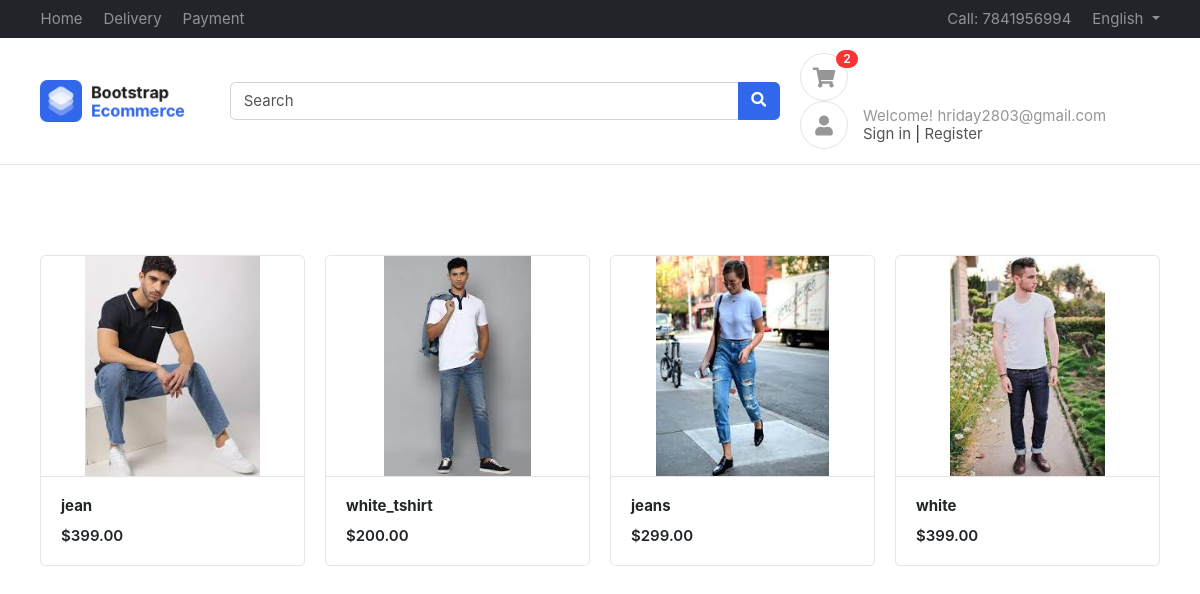
Screenshot of / (signed in) with the database file from the repository.
### accounts/models.py (models this page shows)
class Profile(BaseModel):
    user = models.OneToOneField(User , on_delete=models.CASCADE , related_name="profile")
    is_email_verified = models.BooleanField(default=False)
    email_token = models.CharField(max_length=100 , null=True , blank=True)
    profile_image = models.ImageField(upload_to = 'profile')
    def get_cart_count(self):
        return CartItems.objects.filter(cart__is_paid=False, cart__user= self.user).count()

### products/models.py (models this page shows, shortened)
class Product(BaseModel):
    product_name = models.CharField(max_length=100)
    slug = models.SlugField(unique=True  , null=True , blank=True)
    category = models.ForeignKey(Category , on_delete=models.CASCADE , related_name="products")
    price = models.IntegerField()
    product_desription = models.TextField()
    color_variant = models.ManyToManyField(ColorVariant , blank=True)
    size_variant = models.ManyToManyField(SizeVariant , blank=True)

class ProductImage(BaseModel):
    product = models.ForeignKey(Product , on_delete=models.CASCADE , related_name="product_images")
    image =  models.ImageField(upload_to="product")

### home/views.py (the view)
# urls.py: path('', index, name='inder'),
def index(request):
    context = {'products' : Product.objects.all()}
    return render(request , 'home/index.html' , context)

### templates/home/index.html
{% extends "base/base.html"%}
{%  block start %}
<div class="container mt-5 pt-5">
    <div class="row">
        {% for product in products %}
        <div class="col-md-3">
            <figure class="card card-product-grid">
                <div class="img-wrap"> <img src="/media/{{product.product_images.first.image}}"> </div>
                <figcaption class="info-wrap border-top">
                    <a href="{% url 'get_product' product.slug %}" class="title">
                        <b>{{product.product_name}}</b></a>
                    <div class="price mt-2">${{product.price}}.00</div>
                </figcaption>
            </figure>
        </div>
        {% endfor %}
    </div>
    </div>
{% endblock %}

### templates/base/base.html (shortened to what this page needs)
<!DOCTYPE HTML>
<html lang="en">
<head>
<link href="/media/css/bootstrap.css" rel="stylesheet" type="text/css"/>
<link href="/media/fonts/fontawesome/css/all.min.css" type="text/css" rel="stylesheet">
<link href="/media/css/ui.css" rel="stylesheet" type="text/css"/>
<link href="/media/css/responsive.css" rel="stylesheet" />
</head>
<body>
	<header class="section-header">
		<nav class="navbar navbar-dark navbar-expand p-0 bg-dark">
		<div class="container">
			<ul class="navbar-nav d-none d-md-flex mr-auto">
				<li class="nav-item"><a class="nav-link" href="#">Home</a></li>
				<li class="nav-item"><a class="nav-link" href="#">Delivery</a></li>
				<li class="nav-item"><a class="nav-link" href="#">Payment</a></li>
			</ul>
			<ul class="navbar-nav">
				<li class="nav-item"><a href="#" class="nav-link"> Call: 7841956994 </a></li>
				<li class="nav-item dropdown">
					 <a href="#" class="nav-link dropdown-toggle" data-toggle="dropdown"> English </a>
				</li>
			</ul>
		  </div>
		</nav>
		<section class="header-main border-bottom">
			<div class="container">
		<div class="row align-items-center">
			<div class="col-lg-2 col-4">
				<div class="brand-wrap">
					<img class="logo" src="images/logo.png">
				</div>
			</div>
			<div class="col-lg-6 col-sm-12">
				<form action="#" class="search">
					<div class="input-group w-100">
						<input type="text" class="form-control" placeholder="Search">
						<div class="input-group-append">
						  <button class="btn btn-primary" type="submit">
							<i class="fa fa-search"></i>
						  </button>
						</div>
					</div>
				</form>
			</div>
			<div class="col-lg-4 col-sm-6 col-8">
				<div class="widgets-wrap float-md-right">
					<div class="widget-header  mr-3">
						<a href="{% url 'cart' %}" class="icon icon-sm rounded-circle border"><i class="fa fa-shopping-cart"></i></a>
						<span class="badge badge-pill badge-danger notify">{{request.user.profile.get_cart_count}}</span>
					</div>
					<div class="widget-header icontext">
						<a href="#" class="icon icon-sm rounded-circle border"><i class="fa fa-user"></i></a>
						<div class="text">
							<span class="text-muted">Welcome! {{user}}</span>
							<div>
								<a href="/accounts/login/">Sign in</a> |
								<a href="/accounts/register/"> Register</a>
							</div>
						</div>
					</div>
				</div>
			</div>
		</div>
			</div>
		</section>
		</header>
		{% block start %}
		{% endblock %}
        </body>
        </html>

### public/static/css/ui.css (style rules this page uses)
html { font-family: 'Inter', sans-serif; font-size: 15px; }
.img-wrap { text-align: center; display: block; }
.img-wrap img { max-width: 100%; }
.icon-xs, .icon-sm, .icon-md, .icon-lg { display: inline-block; text-align: center; flex-shrink: 0; flex-grow: 0; }
.icon-sm { width: 48px; height: 48px; line-height: 48px; font-size: 20px; }
figure { margin-bottom: 0; }
.card .title { color: #212529; }
.header-main { position: relative; padding-top: 1rem; padding-bottom: 1rem; }
.brand-wrap .logo, .navbar-brand .logo { margin-right: 7px; max-height: 42px; display: inline-block; }
.widget-header { display: inline-block; vertical-align: middle; position: relative; }
.widget-header a { color: #545454; }
.widget-header i { color: #969696; }
.widget-header .notify { position: absolute; top: -3px; right: -10px; }
[class*='card-product'] a.title { color: #212529; display: block; }
[class*='card-product'] .img-wrap { overflow: hidden; position: relative; }
[class*='card-product'] .img-wrap img { height: 100%; max-width: 100%; width: auto; display: inline-block; object-fit: cover; }
.card-product-grid { margin-bottom: 20px; }
.card-product-grid .img-wrap { border-radius: 0.2rem 0.2rem 0 0; height: 220px; }
.card-product-grid .info-wrap { overflow: hidden; padding: 18px 20px; }
.card .img-wrap { overflow: hidden; }
.icontext { display: inline-flex; align-items: center; vertical-align: middle; }
.icontext .text { width: 100%; line-height: 1.2; color: #212529; }
.icontext .icon { position: relative; margin-right: 15px; flex-shrink: 0; flex-grow: 0; }
.notify { position: absolute; top: -4px; right: -10px; display: inline-block; padding: .25em .6em; font-size: 12px; line-height: 1; text-align: center; border-radius: 3rem; color: #fff; background-color: #fa3434; }
.price { font-weight: 600; color: #212529; }

### rows the page displays
Product: product_images.first.image (picture), product_name "jean", price "399"
Product: product_images.first.image (picture), product_name "white_tshirt", price "200"
Product: product_images.first.image (picture), product_name "jeans", price "299"
Product: product_images.first.image (picture), product_name "white", price "399"

### other values shown
{{ request.user.profile.get_cart_count }} "2"
{{ user }} "hriday2803@gmail.com"
